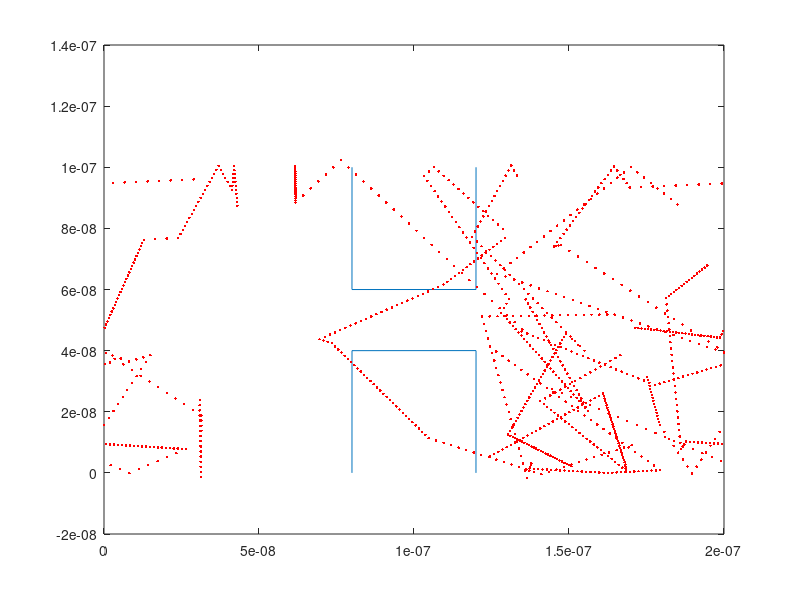
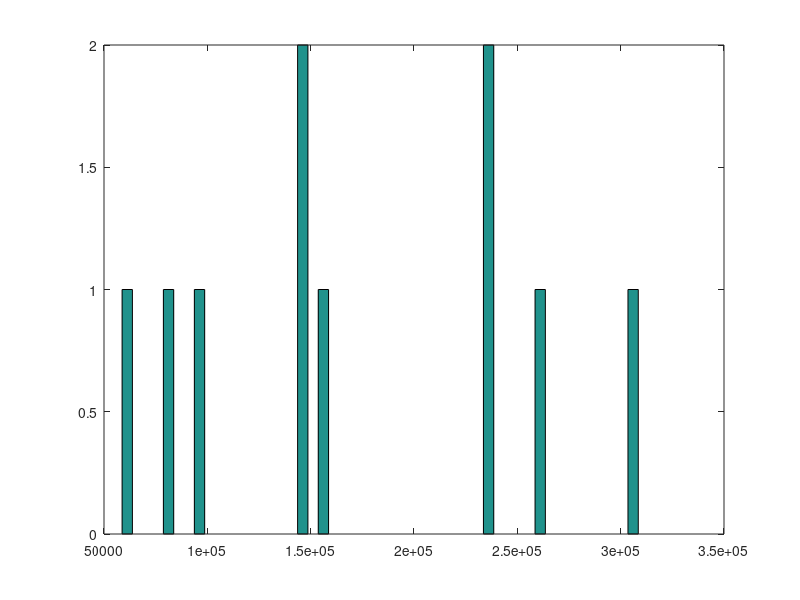

MATLAB code to generate these figures, in order:
close all
clear all
clc

%dimensions of the box (nm)
W = 100e-9;
L = 200e-9;

%1000 electrons in the box (sometimes set to much lower value for testing)
np = 10;

tau = 0.2e-12;
K = 1.38e-23;
m = 0.26*9.11e-31;
T = 300;

%generating the random positions of the electrons
xp = rand(np, 1)*L;
yp = rand(np, 1)*W;

plot(xp, yp, '.r')
hold on
line([0.7999e-7 0.80001e-7],[0 0.4e-7]) %better way?
line([1.1999e-7 1.2001e-7],[0 0.4e-7])
line([0.8e-7 1.2e-7], [0.3999e-7 0.4001e-7])

line([0.7999e-7 0.80001e-7],[0.6e-7 1e-7])
line([1.1999e-7 1.2001e-7],[0.6e-7 1e-7])
line([0.8e-7 1.2e-7], [0.5999e-7 0.60001e-7])

%make them move; generating random velocities
vth = sqrt(2*K*T/m);

vx = randn(np,1)*vth/sqrt(2); 
vy = randn(np,1)*vth/sqrt(2);

dt = L/100/vth;

for t = 1:100
    
    %change in distance, ie how much an electron moves in x & y direction
    dx = dt*vx;
    dy = dt*vy;
    
    x = xp + dx; 
    y = yp + dy; 
    
    % if a partcile goes too far right
    gx = x > L;
    x(gx) = x(gx) - L;
    % if partcle goes too far left
    lx = x < 0;
    x(lx) = x(lx) + L;
    
    %if particle touches the top or bottom, it must reflect (change the
    %velocity sign!
    gy = y > W; 
    vy(gy) = -vy(gy);
        
    ly = y < 0;
    vy(ly) = -vy(ly);    
    
    % boxes
    % bottom box, sides
    bbs = ((x > 0.8e-7 & x < 1.2e-7) & y < 0.4e-7);
    if(xp < x)
        vx(bbs) = - vx(bbs);
    end
    % bottom box, top
%     bbt = ((x < 0.8e-7 & x > 1.2e-7) & y > 0.4e-7);
%     vy(bbt) = - vy(bbt);
     
    %top box, sides
%     tbs = ((x == 0.8e-7 | x== 1.2e-7) & y > 0.8e-7);
%     vx(tbs) = - vx(tbs);
    %top box, bottom
%     tbb = ((x < 0.8e-7 & x > 1.2e-7) & y > 0.8e-7);
%     vy(tbb) = - vy(tbb);
        
    % Scattering Code begins
    Pscat = 1 - exp(-dt/tau);

    if (Pscat > rand())
        %assign new v for a particle where Pscat is greater than random value
        vx = randn(np,1)*vth/sqrt(2);
        vy = randn(np,1)*vth/sqrt(2);
    end    
       
    %plotting trajectories 
    plot (x, y, '.r')
    
    xp = x;
    yp = y;
    
    % Plotting temperature 
    Temp = (vth.^2)*m/(2*K);
  
%     figure;
%     plot(t, Temp)
    
    pause(0.1)
end 

%Histogram plot of the speeds
vavg = sqrt(vx.^2 + vy.^2);
figure;
hist(vavg, 50);


    
